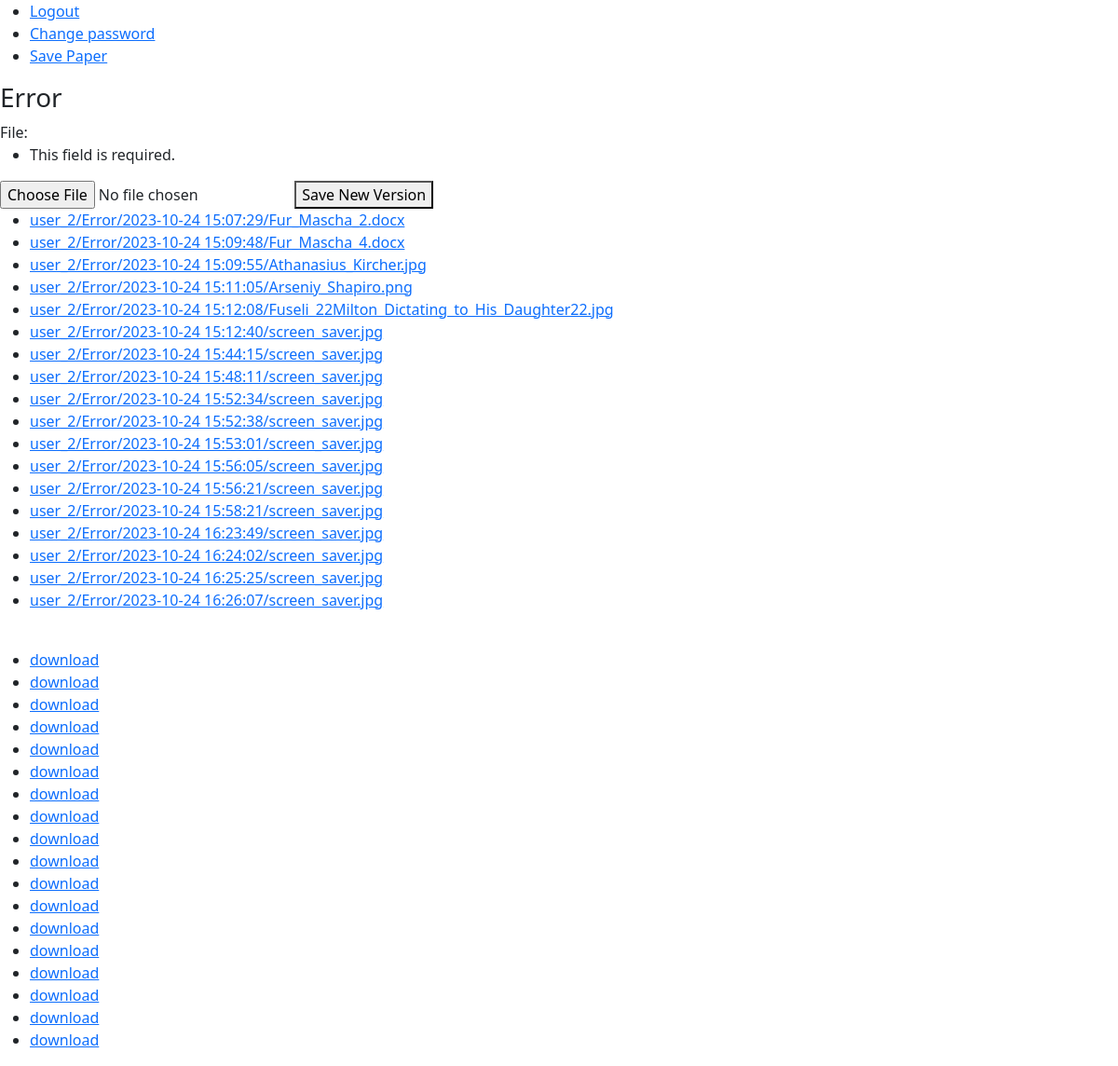
Screenshot of /save_paper/35 (signed in) with the database file from the repository.
### paper_work/models.py (models this page shows)
class Paper(models.Model):
    user = models.ForeignKey(User, on_delete=models.CASCADE)
    title = models.CharField(max_length=50, unique=True)

class PaperVersion(models.Model):
    user = models.ForeignKey(User, on_delete=models.CASCADE)
    paper = models.ForeignKey(Paper, on_delete=models.CASCADE)
    paper_title = models.CharField(max_length=50)
    file = models.FileField(upload_to=user_directory_path)
    saving_date = models.DateTimeField(auto_now_add=True)
    def file_link(self):
        return format_html("<a href='%s'>download</a>" % (f"file/uploads/papers/{self.file.url}",))
    file_link.allow_tags = True
    """
    def __str__(self):
        return f"uploads/papers/{str(self.file)}"
    """

### paper_work/views.py (the view, shortened to what this page needs)
# urls.py: path("save_paper/<int:paper_id>", views.save_paper, name="save_paper"),
@login_required(redirect_field_name=None)
def save_paper(request, paper_id):
    paper = check_paper(request.user.pk, paper_id)
    if not paper:
        pass
    form = NewPaperVersionForm(request.POST, request.FILES or None)
    paper = Paper.objects.get(pk=paper_id)
    paper_versions = PaperVersion.objects.filter(user=request.user, paper_title=paper.title).order_by("saving_date")
    links = [version.file_link for version in paper_versions]
    return render(request, "paper_work/save_paper.html", {"form": form, "paper": paper, "paper_versions": paper_versions, "links": links})

### paper_work/forms.py
class NewPaperVersionForm(forms.Form):
    file = forms.FileField(widget=forms.FileInput(attrs={"accept": ".pdf, .doc, .docx"}))

### paper_work/check_paper.py (called while the page is built)
def check_paper(user_id, paper_id):
    try:
        user = User.objects.get(pk=user_id)
        paper = Paper.objects.get(pk=paper_id, user=user)
    except ObjectDoesNotExist:
        return False
    else:
        return paper

### paper_work/templates/paper_work/save_paper.html (shortened to what this page needs)
{% extends "layout.html" %}
{% load static %}
{% block body %}
    <h3>{{ paper.title }}</h3>
    <form enctype="multipart/form-data" action="{% url 'paper_work:save_paper' paper.pk %}" method="post">
        {{ form }}
        <button id="change_password_button" type="submit">Save New Version</button>
    </form>
    <ul>
        {% for version in paper_versions %}
            <li>
                <a href="">{{ version.file }}</a>
            </li>
        {% endfor %}
    </ul>
    <br>
    <ul>
        {% for link in links %}
            <li>
                {{ link }}
            </li>
        {% endfor %}
    </ul>
{% endblock %}

### media/templates/layout.html (shortened to what this page needs)
{% load static %}
<!DOCTYPE html>
<html lang="en">
    <head>
        <link href="https://cdn.jsdelivr.net/npm/bootstrap@5.1.3/dist/css/bootstrap.min.css" rel="stylesheet">
        <link href="https://cdnjs.cloudflare.com/ajax/libs/font-awesome/4.7.0/css/font-awesome.min.css" rel="stylesheet">
        <link href="{% static 'styles.css' %}" rel="stylesheet">
    </head>
    <body>
        <ul>
            {% if user.is_authenticated %}
                <li><a href="{% url 'user_management:logout' %}">Logout</a></li>
                <li><a href="{% url 'user_management:change_password' %}">Change password</a></li>
                <li><a href="{% url 'paper_work:add_paper' %}">Save Paper</a></li>
            {% else %}
                <li><a href="{% url 'user_management:login' %}">Login</a></li>
                <li><a href="{% url 'user_management:register' %}">Register</a></li>
            {% endif %}
        </ul>
        <div>
            {% block body %}{% endblock %}
        </div>
    </body>
</html>

### rows the page displays
Paper: title "Error"
PaperVersion: file "user_2/Error/2023-10-24 15:07:29/Fur_Mascha_2.docx", links "download"
PaperVersion: file "user_2/Error/2023-10-24 15:09:48/Fur_Mascha_4.docx", links "download"
PaperVersion: file "user_2/Error/2023-10-24 15:09:55/Athanasius_Kircher.jpg", links "download"
PaperVersion: file "user_2/Error/2023-10-24 15:11:05/Arseniy_Shapiro.png", links "download"
PaperVersion: file "user_2/Error/2023-10-24 15:12:08/Fuseli_22Milton_Dictating_to_His_Daughter22.jpg", links "download"
PaperVersion: file "user_2/Error/2023-10-24 15:12:40/screen_saver.jpg", links "download"
PaperVersion: file "user_2/Error/2023-10-24 15:44:15/screen_saver.jpg", links "download"
PaperVersion: file "user_2/Error/2023-10-24 15:48:11/screen_saver.jpg", links "download"
PaperVersion: file "user_2/Error/2023-10-24 15:52:34/screen_saver.jpg", links "download"
PaperVersion: file "user_2/Error/2023-10-24 15:52:38/screen_saver.jpg", links "download"
PaperVersion: file "user_2/Error/2023-10-24 15:53:01/screen_saver.jpg", links "download"
PaperVersion: file "user_2/Error/2023-10-24 15:56:05/screen_saver.jpg", links "download"
PaperVersion: file "user_2/Error/2023-10-24 15:56:21/screen_saver.jpg", links "download"
PaperVersion: file "user_2/Error/2023-10-24 15:58:21/screen_saver.jpg", links "download"
PaperVersion: file "user_2/Error/2023-10-24 16:23:49/screen_saver.jpg", links "download"
PaperVersion: file "user_2/Error/2023-10-24 16:24:02/screen_saver.jpg", links "download"
PaperVersion: file "user_2/Error/2023-10-24 16:25:25/screen_saver.jpg", links "download"
PaperVersion: file "user_2/Error/2023-10-24 16:26:07/screen_saver.jpg", links "download"
